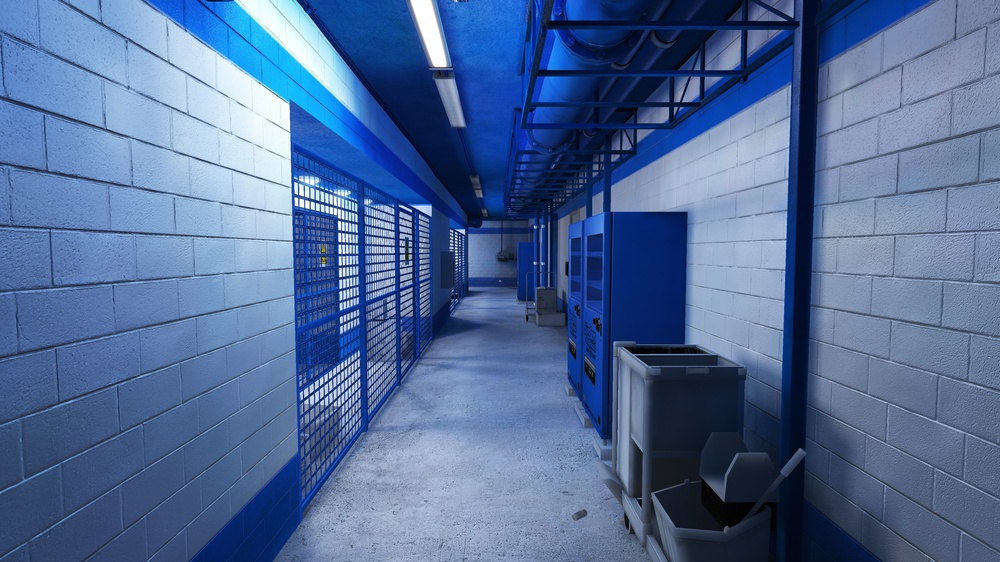
%> input picture HW3/image3part4.jpg, 1000 x 562 px, shrunk from 3840 x 2160 before the run
$ octave part4.m   (GNU Octave 9; MATLAB toolbox functions it lacks are replaced by stand-ins)
%> lines starting %> are read from the running program, lines starting %| are printed output that depends on the picture
I = imread('image3part4.jpg');
%> I is the input picture: size 562x1000x3 uint8; mean R, G, B 80.7, 106.8, 151.2
GX_mat = [1 0 -1; 2 0 -2; 1 0 -1];
GY_mat = [1 2 1; 0 0 0; -1 -2 -1];

GX_R = conv2(GX_mat, I(:, :, 1));
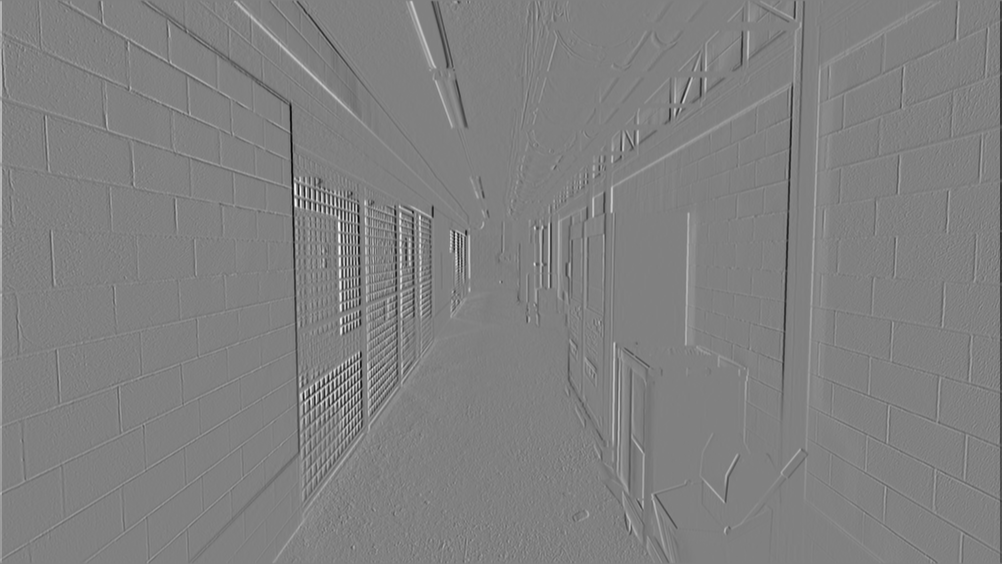
%> GX_R: size 564x1002 double; min -901, max 884, mean 0; drawn with min black and max white
GX_G = conv2(GX_mat, I(:, :, 2));
GX_B = conv2(GX_mat, I(:, :, 3));

GY_R = conv2(GY_mat, I(:, :, 1));
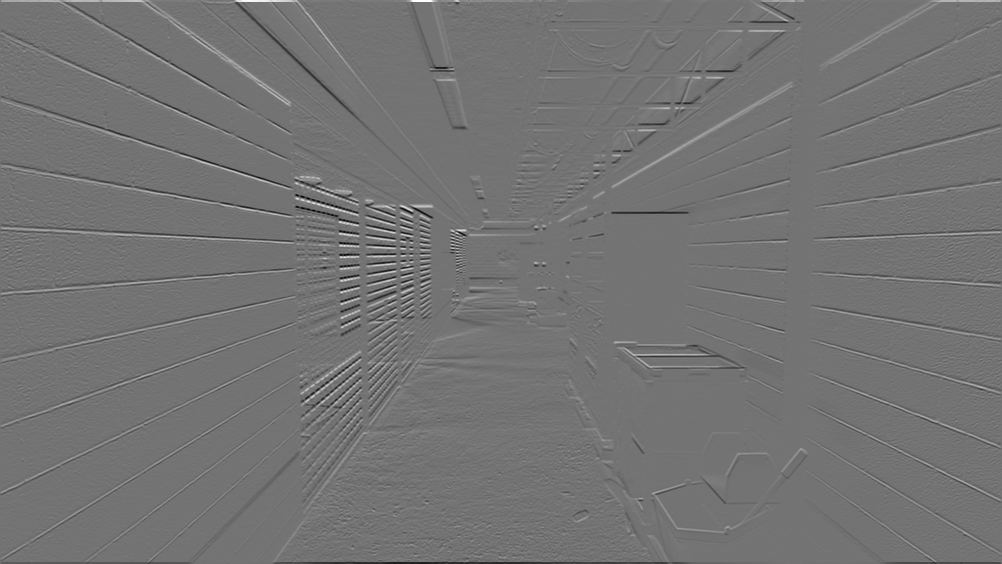
%> GY_R: size 564x1002 double; min -849, max 1020, mean 0; drawn with min black and max white
GY_G = conv2(GY_mat, I(:, :, 2));
GY_B = conv2(GY_mat, I(:, :, 3));

GX = zeros(size(GX_R,1), size(GX_R,2), 3);
GY = zeros(size(GY_R,1), size(GY_R,2), 3);

GX(:,:,1) = GX_R;
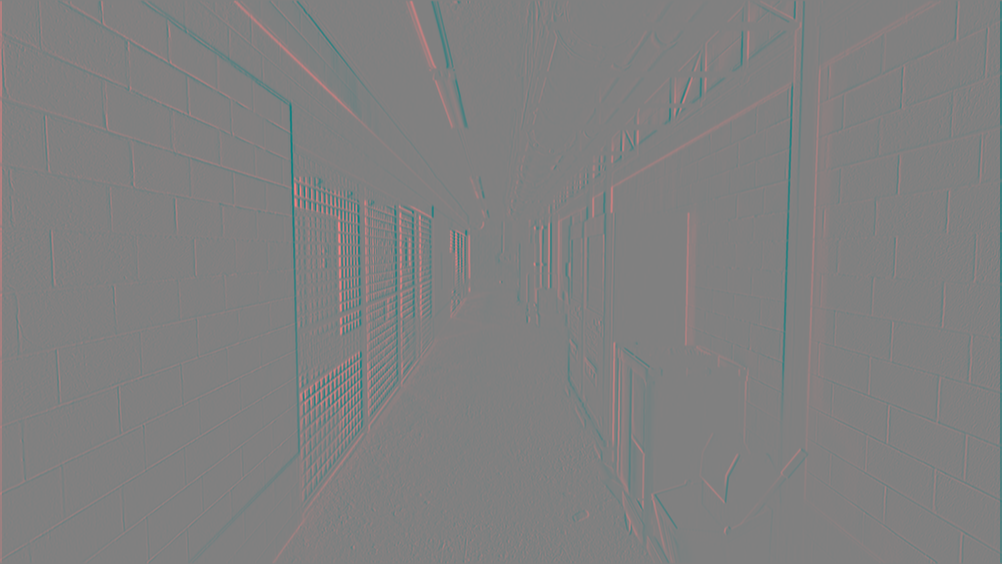
%> GX: size 564x1002x3 double; mean R, G, B 0, 0, 0; drawn with min black and max white
GX(:,:,2) = GX_G;
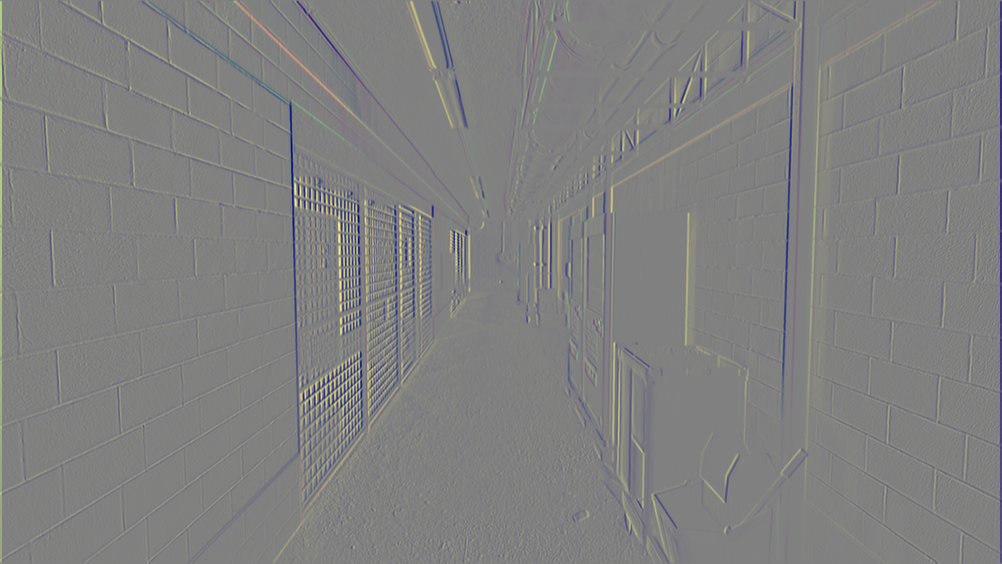
%> GX: size 564x1002x3 double; mean R, G, B 0, 0, 0; mean of the top-left, top-right, bottom-left and bottom-right quarters 0.5, -0.5, 1.3, -1.3; drawn with min black and max white
GX(:,:,3) = GX_B;

GY(:,:,1) = GY_R;
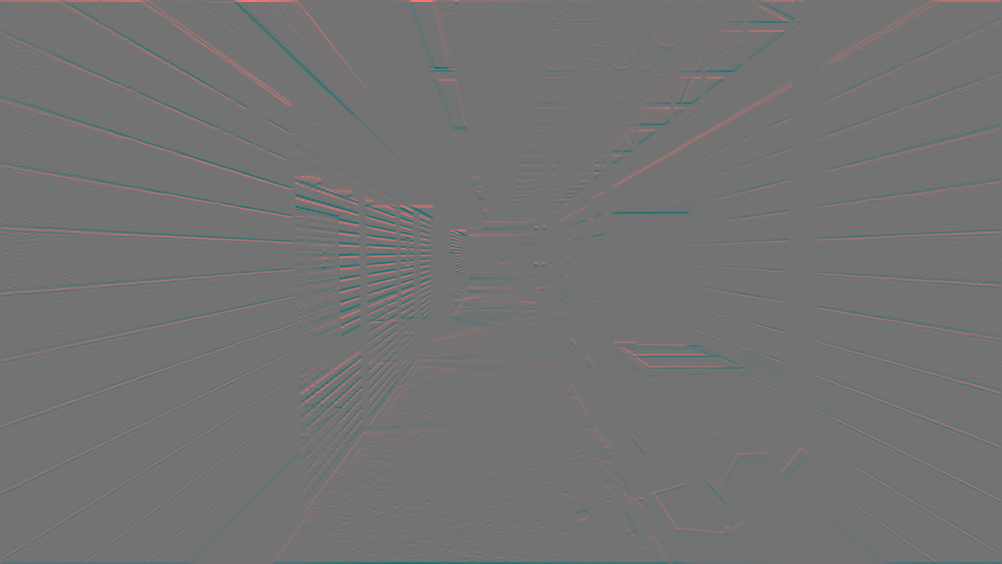
%> GY: size 564x1002x3 double; mean R, G, B 0, 0, 0; mean of the top-left, top-right, bottom-left and bottom-right quarters 0.8, 0.8, -0.8, -0.8; drawn with min black and max white
GY(:,:,2) = GY_G;
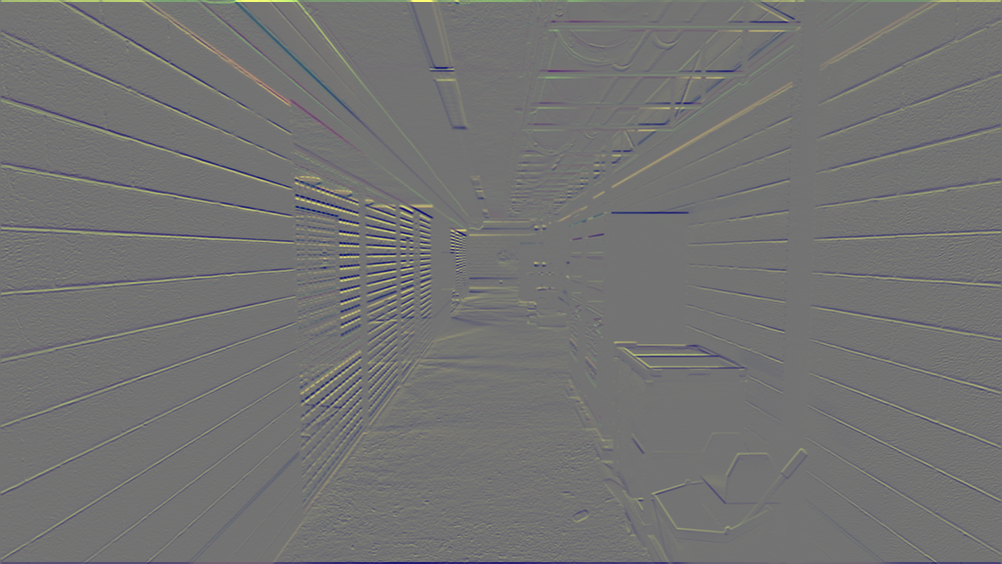
%> GY: size 564x1002x3 double; mean R, G, B 0, 0, 0; mean of the top-left, top-right, bottom-left and bottom-right quarters 1.8, 1.7, -1.8, -1.7; drawn with min black and max white
GY(:,:,3) = GY_B;

G = uint8(sqrt(GX.^2 + GY.^2));
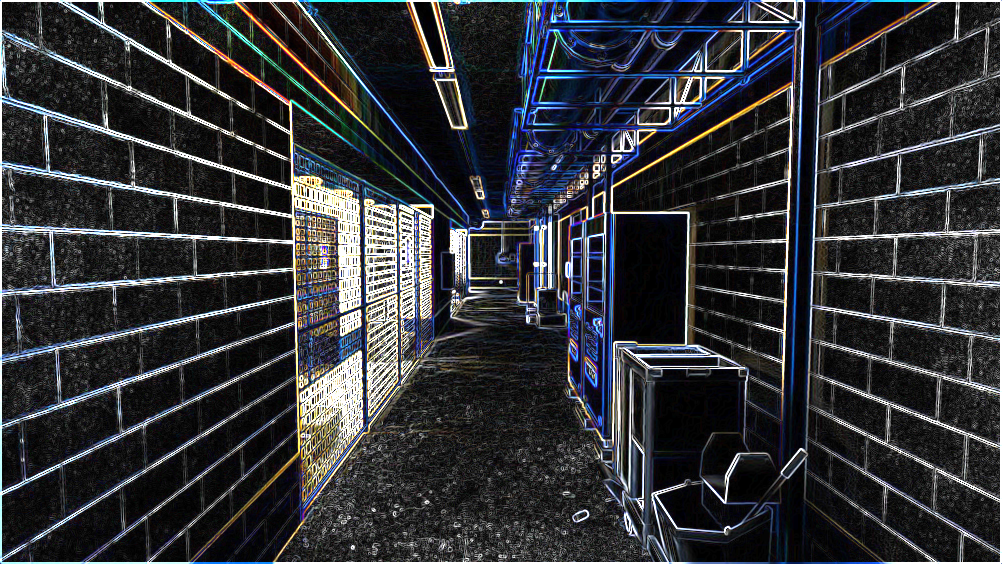
%> G: size 564x1002x3 uint8; mean R, G, B 49.6, 51.2, 55.3

I_img = imshow(I);
caption = sprintf('Original I');
title(caption, 'FontSize', 14);
drawnow;

waitfor(I_img);
G_img = imshow(G);
caption = sprintf('Edge Detected I');
title(caption, 'FontSize', 14);
drawnow;
